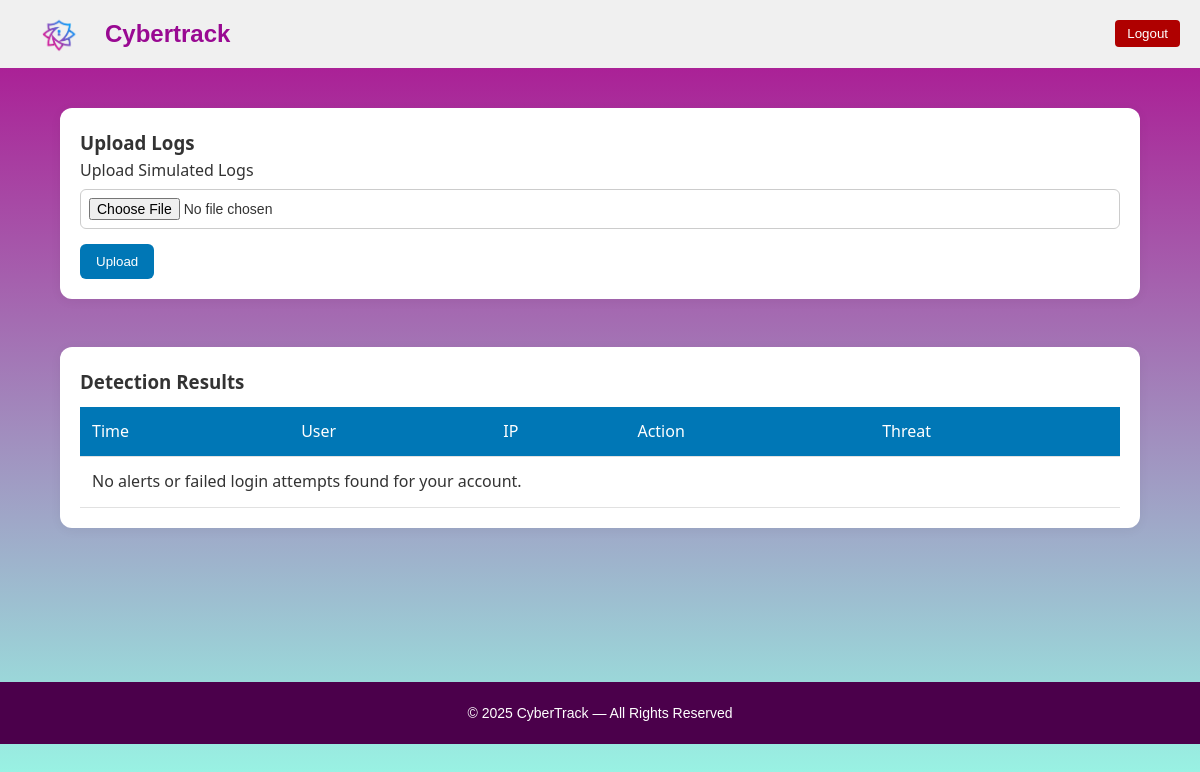
Before: / (signed in) with the older database file.
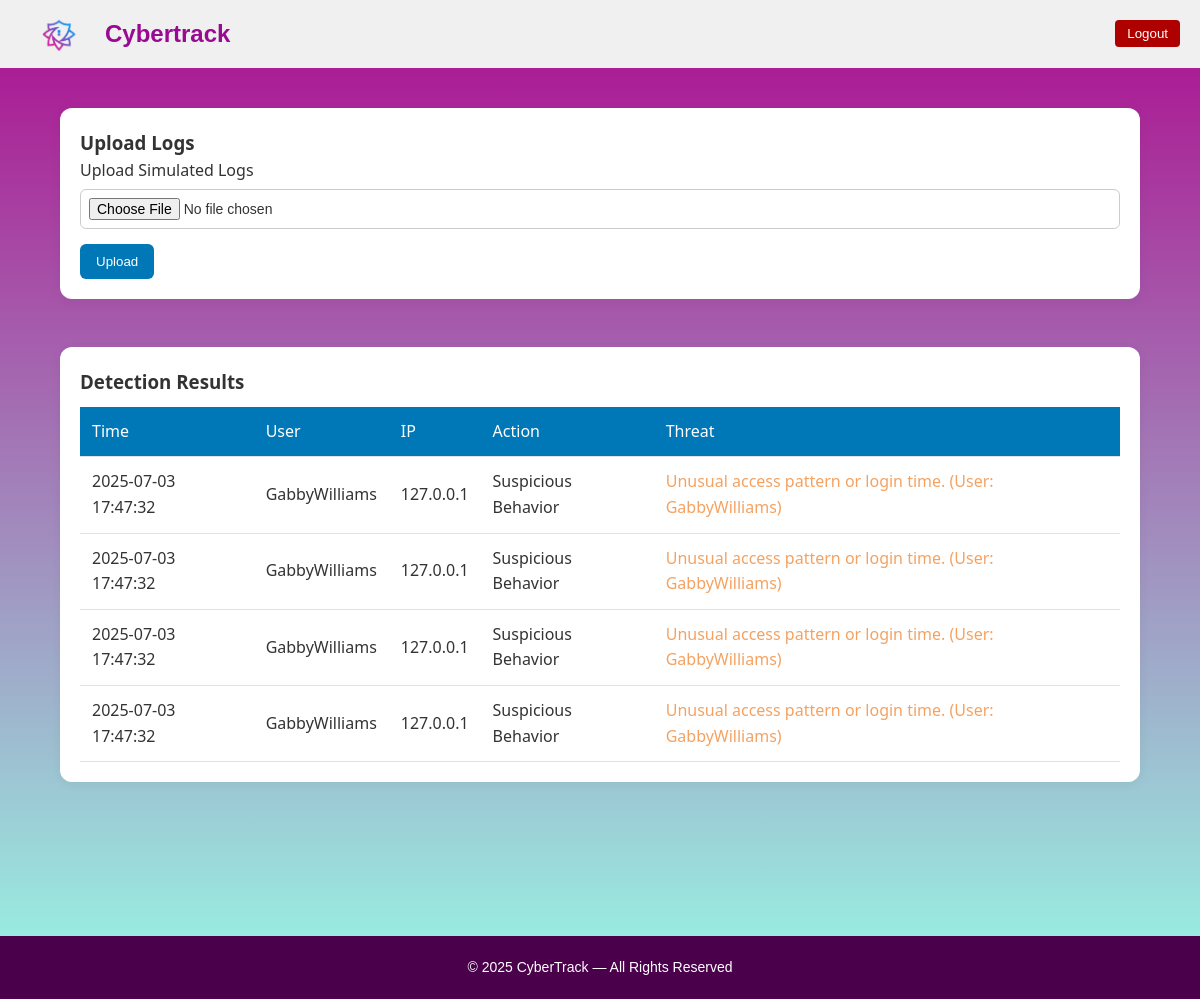
After: the same page with the newer database file.
### app/models.py (models this page shows, shortened)
class Alert(db.Model):
    id = db.Column(db.Integer, primary_key=True)
    log_id = db.Column(db.Integer, db.ForeignKey('log.id'))
    type = db.Column(db.String(100), nullable=False)
    description = db.Column(db.Text)
    timestamp_detected = db.Column(db.DateTime, default=datetime.utcnow)
    severity = db.Column(db.String(20), default="Medium")
    ip_address = db.Column(db.String(45), nullable=True)

class User(db.Model):
    __tablename__ = "user"
    id = db.Column(db.Integer, primary_key=True)
    username = db.Column(db.String(150), unique=True, nullable=False)
    password = db.Column(db.String(200), nullable=False)
    role = db.Column(db.String(20), default='user')
    created_at = db.Column(db.DateTime, default=datetime.utcnow)
    failed_attempts = db.Column(db.Integer, default=0)

### app/routes.py (the view)
@log_bp.route('/')
def home():
    if 'user_id' not in session:
        return redirect(url_for('log.login_page'))
    user_id = session['user_id']
    current_user = User.query.get(user_id)
    if not current_user:
        session.clear()
        return redirect(url_for('log.login_page'))
    if current_user.role == 'admin':
        alerts = Alert.query.order_by(Alert.timestamp_detected.desc()).all()
        logs = Log.query.all()
        user_map = {u.id: u.username for u in User.query.all()}
        users = {log.id: user_map.get(log.uploaded_by, 'Unknown') for log in logs}
        return render_template('admin_dashboard.html', alerts=alerts, users=users)
    else:
        user_logs = Log.query.filter_by(uploaded_by=current_user.id).all()
        log_ids = [log.id for log in user_logs]
        user_alerts = Alert.query.filter(Alert.log_id.in_(log_ids)) \
            .order_by(Alert.timestamp_detected.desc()).all()
        login_alerts = Alert.query.filter(
            Alert.log_id == None,
            Alert.description.ilike(f"%{current_user.username}%")
        ).all()
        from app.models import FailedLoginAttempt
        all_user_alerts = user_alerts + login_alerts
        users = {
            alert.log_id: current_user.username for alert in user_alerts if alert.log_id is not None
        }
        for alert in login_alerts:
            users[alert.id] = current_user.username
        failed_logins = FailedLoginAttempt.query.filter_by(username=current_user.username).order_by(
            FailedLoginAttempt.timestamp.desc()).all()
        return render_template('user.html', alerts=all_user_alerts, users=users, failed_logins=failed_logins)

### app/templates/user.html (shortened to what this page needs)
<!DOCTYPE html>
<html lang="en">
<head>
  <link rel="stylesheet" href="{{ url_for('static', filename='user.css') }}">
</head>
<body>
  <header class="header">
    <img src="{{ url_for('static', filename='images/CyberTrack.png') }}" alt="CyberTrack Logo" class="logo" onerror="this.style.display='none'" />
    <h1 class="brand-name">Cybertrack</h1>
    <div class="header-right">
      <button class="logout-button">Logout</button>
    </div>
  </header>
  <main class="container">
    <section class="module card-grid">
      <div class="card">
        <h3>Upload Logs</h3>
        <form id="uploadForm" enctype="multipart/form-data">
          <label for="fileInput">Upload Simulated Logs</label>
          <input type="file" name="file" id="fileInput" required />
          <button type="submit">Upload</button>
        </form>
      </div>
      <div class="card wide">
        <div class="card-header">
          <h3>Detection Results</h3>
        </div>
        <table id="detection-table">
          <thead>
            <tr>
              <th>Time</th>
              <th>User</th>
              <th>IP</th>
              <th>Action</th>
              <th>Threat</th>
            </tr>
          </thead>
          <tbody>
            {% if alerts %}
              {% for alert in alerts %}
                <tr>
                  <td>{{ alert.timestamp_detected.strftime('%Y-%m-%d %H:%M:%S') }}</td>
                  <td>{{ users.get(alert.log_id, 'Unknown') }}</td>
                  <td>{{ alert.ip_address or '-' }}</td>
                  <td>{{ alert.type }}</td>
                  <td class="{% if alert.severity == 'High' %}malicious{% elif alert.severity == 'Medium' %}suspicious{% else %}normal{% endif %}">
                    {{ alert.description }}
                  </td>
                </tr>
              {% endfor %}
            {% endif %}
            {% if not alerts and not failed_logins %}
              <tr><td colspan="5">No alerts or failed login attempts found for your account.</td></tr>
            {% endif %}
          </tbody>
        </table>
      </div>
    </section>
  </main>
  <footer>
    <p>&copy; 2025 CyberTrack — All Rights Reserved</p>
  </footer>
</body>
</html>

### app/static/user.css (style rules this page uses)
* { box-sizing: border-box; margin: 0; padding: 0; }
body { font-family: 'Segoe UI', sans-serif; background: linear-gradient(to bottom, #AC0D8F, #98FAE6); color: #333; line-height: 1.6; background-repeat: no-repeat; background-attachment: fixed; display: flex; flex-direction: column; }
header { background: #ffffff; color: white; padding: 20px 0; text-align: center; }
.header { display: flex; align-items: center; padding: 15px 30px; background-color: #f0f0f0; }
.logo { width: 60px; height: auto; margin-right: 15px; }
.brand-name { font-size: 24px; font-weight: bold; color: #990992; font-family: Arial; }
.header-right { margin-left: auto; position: absolute; top: 20px; right: 20px; display: flex; gap: 10px; align-items: center; }
.logout-button, .settings-button, .back-button { margin-left: 10px; padding: 6px 12px; border: none; background-color: #af0000; color: #fff; cursor: pointer; border-radius: 4px; }
.container { padding: 40px 60px; }
.module { margin-bottom: 50px; }
.card-grid { display: flex; flex-wrap: wrap; gap: 24px; }
.card { background: white; border-radius: 12px; box-shadow: 0 2px 12px rgba(0,0,0,0.05); padding: 20px; flex: 1 1 300px; margin-bottom: 24px; }
.card.wide { flex: 1 1 100%; }
.card-header { display: flex; justify-content: space-between; align-items: center; }
.suspicious { color: #f4a261; }
input[type="text"], input[type="number"], select, input[type="file"] { width: 100%; padding: 8px; margin-top: 5px; margin-bottom: 15px; border: 1px solid #ccc; border-radius: 6px; font-size: 14px; }
button { background: #0077b6; color: white; padding: 10px 16px; border: none; border-radius: 6px; cursor: pointer; transition: background 0.2s ease; }
table { width: 100%; border-collapse: collapse; margin-top: 10px; }
th, td { padding: 12px; border-bottom: 1px solid #e1e1e1; text-align: left; }
th { background: #0077b6; color: white; font-weight: 500; }
footer { text-align: center; padding: 20px; background: #4b004b; color: #fff; font-size: 14px; margin-top: 40px; font-family: Arial; }

Changed rows visible on the page:
added Alert: timestamp_detected "2025-07-03 17:47:32", ip_address "127.0.0.1", type "Suspicious Behavior", description "Unusual access pattern or login time. (User: GabbyWilliams)"
now on this page (row edited): User: get "GabbyWilliams"
added Alert: timestamp_detected "2025-07-03 17:47:32", ip_address "127.0.0.1", type "Suspicious Behavior", description "Unusual access pattern or login time. (User: GabbyWilliams)"
added Alert: timestamp_detected "2025-07-03 17:47:32", ip_address "127.0.0.1", type "Suspicious Behavior", description "Unusual access pattern or login time. (User: GabbyWilliams)"
added Alert: timestamp_detected "2025-07-03 17:47:32", ip_address "127.0.0.1", type "Suspicious Behavior", description "Unusual access pattern or login time. (User: GabbyWilliams)"
Other visible differences:
text no longer shown: "No alerts or failed login attempts found for your account."
